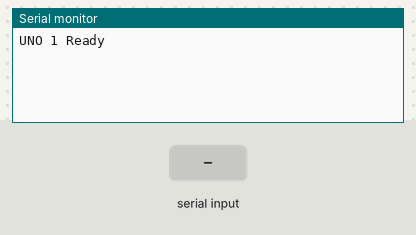
The sketch below on a simulated Arduino Uno, built with avr-gcc and run on an emulated ATmega328P. Shown: the last lines printed to the serial monitor. The test bench sets the inputs (shaded band).

Above: at 2.8 s.
2.9 s: "1\n" received over the second serial link
At 4.2 s:
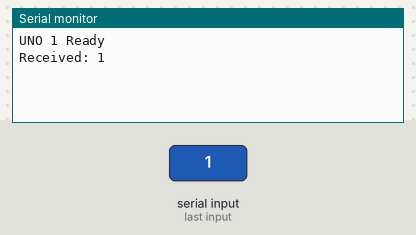
4.5 s: "0\n" received over the second serial link
At 5.8 s:
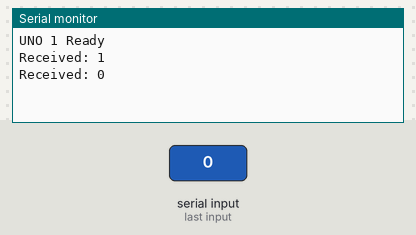
6.0 s: "2\n" received over the second serial link
At 7.3 s:
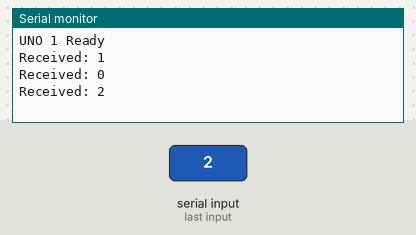

The sketch:

two-way-comm1_1.ino
```cpp
#include <SoftwareSerial.h>

SoftwareSerial mySerial(7, 8);
//rx, tx

void setup() {

  Serial.begin(9600);
  mySerial.begin(9600);

  Serial.println("UNO 1 Ready");
}

void loop() {

  mySerial.println("Hello from UNO 1");

  if (mySerial.available()) {

    String msg = mySerial.readStringUntil('\n');

    Serial.print("Received: ");
    Serial.println(msg);
  }

  delay(1000);
}
```

Measured:
- after the input at 2.9 s, the serial monitor: prints a new line after 0.18 s (image 1)
- after the input at 4.5 s, the serial monitor: prints a new line after 0.61 s (image 2)
- after the input at 6.0 s, the serial monitor: prints a new line after 0.13 s (image 3)
